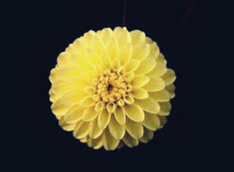
#> input picture src/flower_blur.png, 234 x 172 px, found by its file name
$ python sharpen.py
#> lines starting #> are read from the running program, lines starting #| are printed output that depends on the picture
import cv2
import matplotlib.pyplot as plt
import numpy as np

# Load the image
image = cv2.imread('/home/sarah/Documents/img_preprocessing/src/flower_blur.png')
#> image is the input picture: shape (172, 234, 3); mean B, G, R 41.5, 64.1, 68

# Plot the original image
plt.subplot(1, 2, 1)
plt.title("Original")
plt.imshow(cv2.cvtColor(image, cv2.COLOR_BGR2RGB))

# Create the sharpening kernel
kernel = np.array([[0, -1, 0], [-1, 5, -1], [0, -1, 0]])

# Split the image into color channels
b, g, r = cv2.split(image)
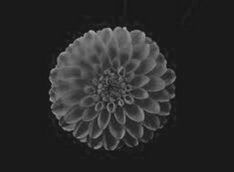
#> b: shape (172, 234); min 14, max 173, mean 41.5
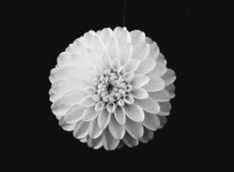
#> g: shape (172, 234); min 2, max 242, mean 64.1

# Sharpen each color channel
sharpened_b = cv2.filter2D(b, -1, kernel)
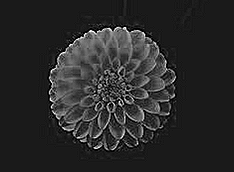
#> sharpened_b: shape (172, 234); min 0, max 255, mean 41.7
sharpened_g = cv2.filter2D(g, -1, kernel)
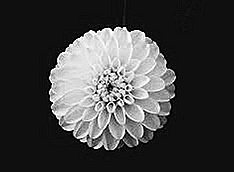
#> sharpened_g: shape (172, 234); min 0, max 255, mean 64.1
sharpened_r = cv2.filter2D(r, -1, kernel)
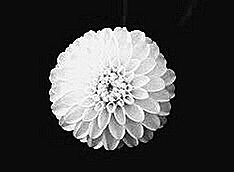
#> sharpened_r: shape (172, 234); min 0, max 255, mean 67.7

# Merge the sharpened color channels
sharpened_image = cv2.merge((sharpened_b, sharpened_g, sharpened_r))
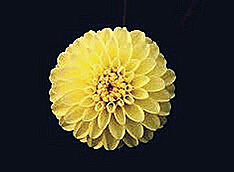
#> sharpened_image: shape (172, 234, 3); mean B, G, R 41.7, 64.1, 67.7

# Save the image
cv2.imwrite('sharpened_image.jpg', sharpened_image)

# Plot the sharpened image
plt.subplot(1, 2, 2)
plt.title("Sharpening")
plt.imshow(cv2.cvtColor(sharpened_image, cv2.COLOR_BGR2RGB))
plt.show()
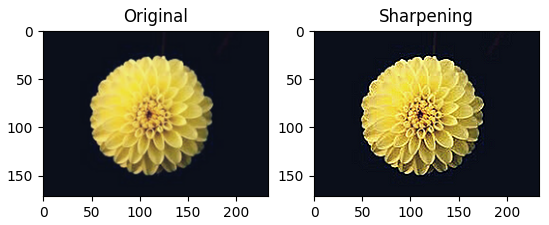
#> figure drawn by matplotlib, 2 panels
